Frame 1 (no input): blank canvas, image omitted
Frame 60 (the mouse pressed at the canvas centre just before this capture): blank canvas, image omitted
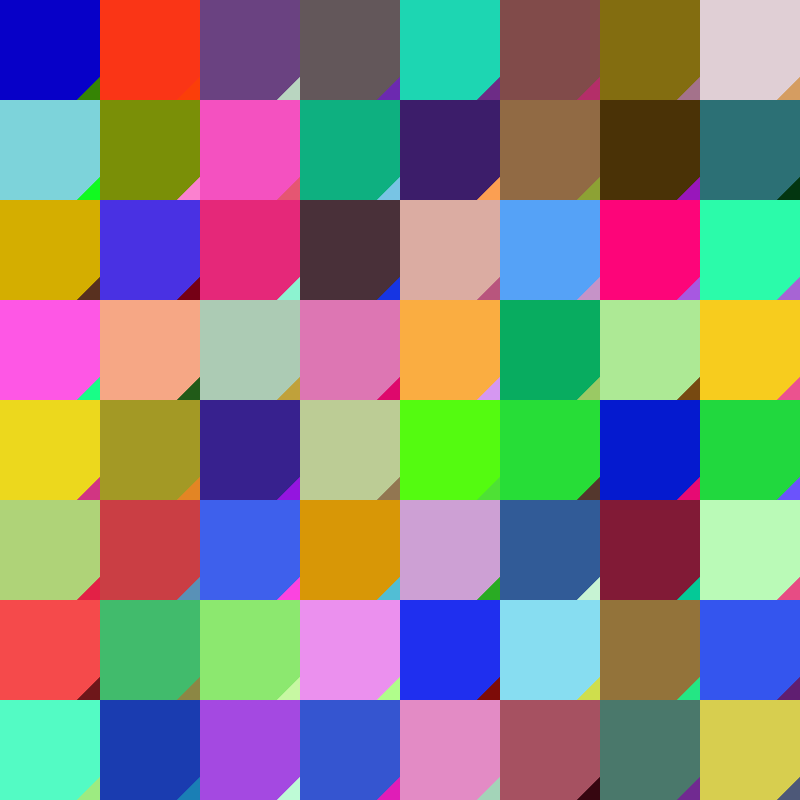
Frame 120 (the mouse held since frame 60 and released just before this capture)

The Processing sketch whose frames 1 and 60 were blank and that drew this single picture after the mouse press (run headless with seeded random() and noise(); from frame 60 on, the mouse is pressed at the canvas centre):

// Processing sketch: random_squares_tile_mouse
// ── random_squares_tile_mouse.pde
import java.util.*; 

float line = 0; 
float column = 0; 
float w = 0;
PGraphics buffer;

void setup() {
  size(800, 800);
  background(255);
  //noLoop();
  w = 200;

  buffer = createGraphics(200, 200);
}


void draw() {
  float step = 100;
  for (int x = 0; x < width; x+=step) {
    for (int y =0; y < height; y+=step) {
      w = step;
      while (w >=0.1) {
        randomShape(buffer, 0, 0, w);
         //w = w * exp(-map(mouseX,0,width,0.1,1.0));
         w = w - map(mouseX,0,width,10,50);
         //w = w -10;
      }
      image(buffer, x, y, step, step);
    }
  }
  //noLoop();
}

void keyPressed() {
  if (key == ' ') {
    noLoop();
  } else  if (key == 's') {
    Date d = new Date(); 
    String fname = "output-"+ d.getTime() + ".png";
    save(fname);
    exit();
  }
}
void randomShape(PGraphics pg, float px, float py, float w) {
  pg.beginDraw();

  pg.pushMatrix();
  pg.pushStyle();
  pg.translate(px, py);
  pg.rotate(atan2(mouseX, mouseY));
  pg.scale(map(mouseX, 0, width, 0, 100));
  pg.noStroke();
  pg.fill(random(255), random(255), random(255));
  pg.rectMode(CENTER);
  pg.rect(0, 0, w, w);     
  pg.popStyle();
  pg.popMatrix();
  pg.endDraw();
}
